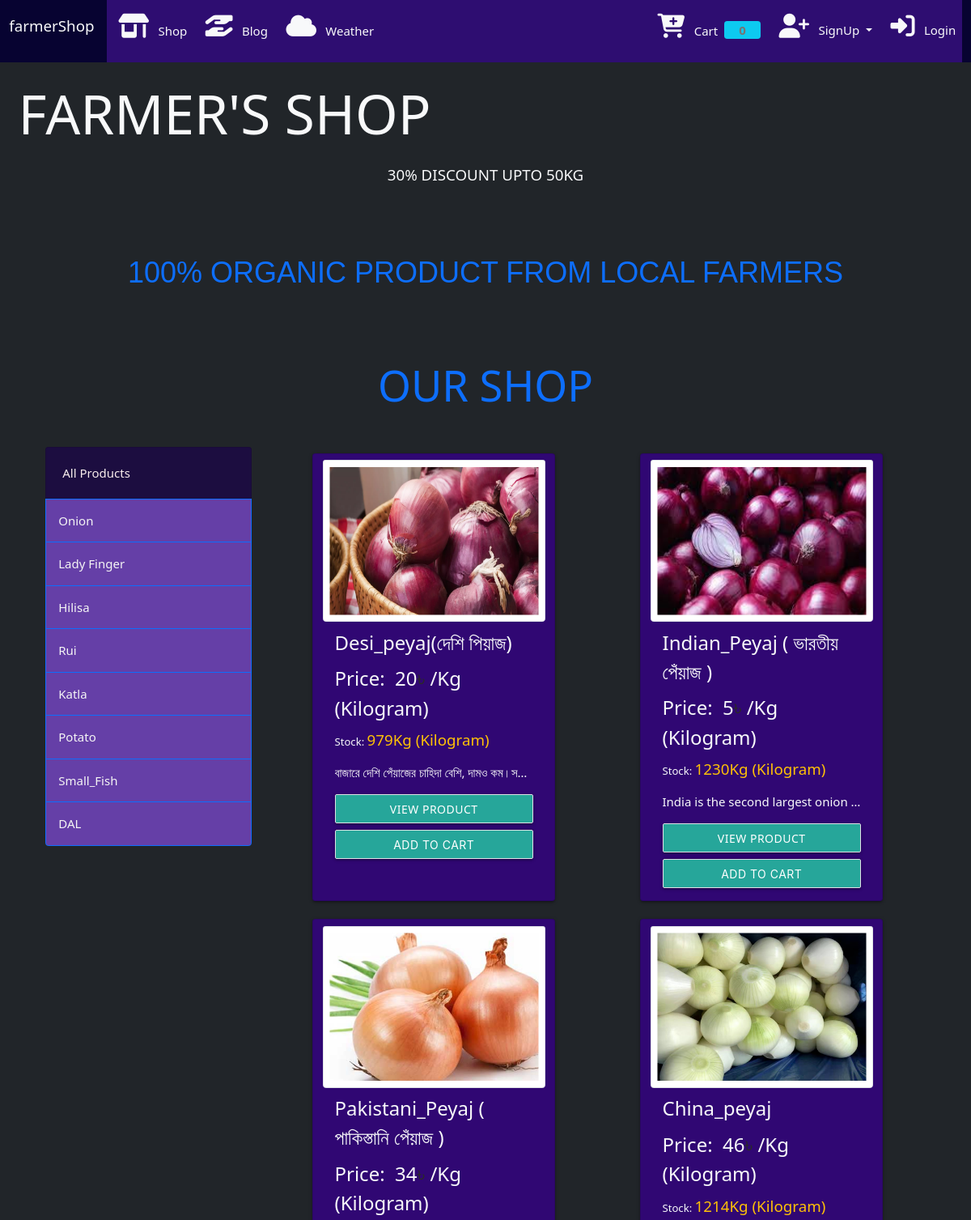
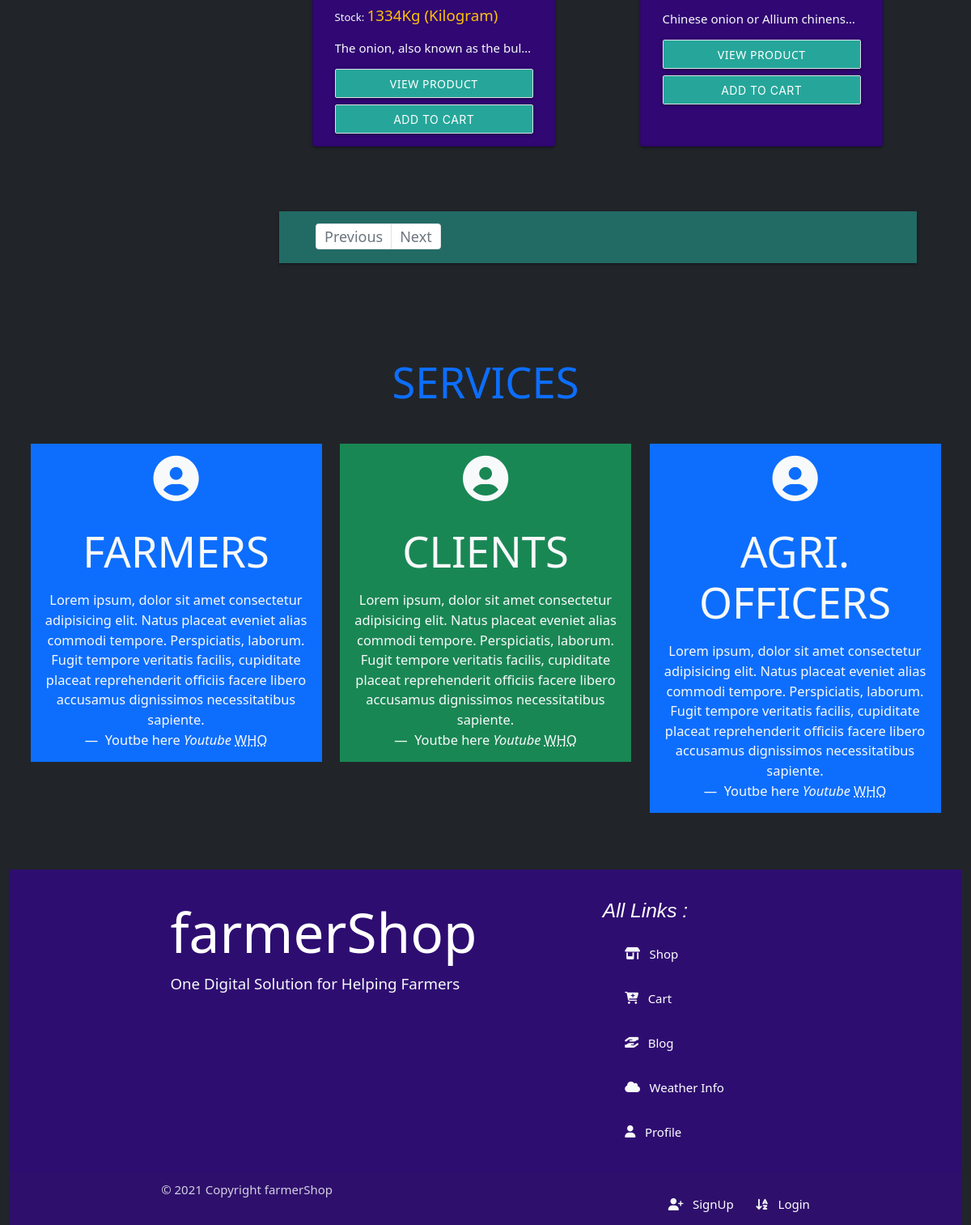
Screenshot of /?category_id=1 with the database file from the repository (2 pictures, top to bottom).
### Store/models/categories.py (models this page shows, shortened)
class Category(models.Model):
    name = models.CharField(max_length=50)
    @staticmethod
    def get_all_category():
        return Category.objects.all()

### Store/models/products.py (models this page shows, shortened)
class Product(models.Model):
    name = models.CharField(max_length=50)
    category = models.ForeignKey(Category, on_delete=models.CASCADE,  default=1)
    unit= models.ForeignKey(Unit_Type, on_delete=models.CASCADE,  default='kg')
    Unit_price = models.IntegerField(default=0)
    quantity = models.IntegerField(default=0)
    description = models.CharField(max_length=200, default='', null=True, blank=True)
    image = models.ImageField(upload_to = 'upload/productsImg/')
    krishok = models.ForeignKey(User, limit_choices_to= { 'groups__name': 'Farmer'}, on_delete=models.CASCADE, default=1)
    @staticmethod
    def get_all_products_by_id(category_id):
        if category_id:
            return Product.objects.filter(category = category_id)
        else:
            return Product.get_all_products()

### Store/models/unit_type.py (models this page shows)
class Unit_Type(models.Model):
    unit_name = models.CharField(max_length=50)
    def __str__(self):
        return self.unit_name

### Store/views.py (the view, shortened to what this page needs)
# urls.py: path('', views.index, name='home'),
def index(request):
    cart = request.session.get('cart')
    if not cart:
        request.session["cart"]= {}
    products = None
    categories = Category.get_all_category()
    categoryID = request.GET.get('category_id')
    if categoryID:
        products = Product.get_all_products_by_id(categoryID)
        if not products:
            print("No item")
            messages.error(request, "Opps! No products are available on this category")
    else:
        products = Product.get_all_products()
    data = {}
    data['products'] = products
    data['categories']= categories
    return render(request, 'store/index.html', data)

### Store/templatetags/cart.py (called while the page is built)
@register.filter(name='is_in_cart')#ei nam ta holo kon name template e use korbo oi nam,
def is_in_cart(product, cart):
    keys = cart.keys()
    for id in keys:
        if int(id) == product.id:
            return True
    return False

### Store/templates/store/index.html (shortened to what this page needs)
{% extends 'store/base.html' %}
{% block content %}
{% load cart %}
{% load custom_filter %}
<div class="container-fluid my-0 bg-dark">
    <div class="row ">
        <marquee scrolldelay="100" behavior="alternate" direction=""><h2 class="display-2 text-light text-uppercase ">
                Farmer's Shop
        </h2>
        <p class="lead text-light font-weight-bolder text-uppercase text-center ">30% discount upto 50kg </p>
</marquee>
    </div>
    <div class="row ">
        <div class="col-lg-12 ">
            <p class="lead text-primary font-weight-bolder text-uppercase text-center mt-5" style="font-size:36px; font-family: sans-serif;">100% Organic product from local Farmers </p>
        </div>
    </div>
    <div class="row">
        <div class="col-lg-12">
                <h3 class="display-4 my-5 text-center text-primary text-uppercase" id="love">Our Shop</h3>
                <div class="container-fluid mt-4">
                        <div class="row">
                    <div class="col-lg-3 col-sm-3 mx-auto cat">
                        <div class="list-group " >
                            <a id='cross' href="/"      class="list-group-item list-group-item-action "
                            style="background-color: rgb(28, 13, 64);color: rgb(247, 236, 236); padding: 20px;"
                            >
                                All Products</a>
                            {% for category in categories %}
                            <a  href="/?category_id={{category.id}}"      class="list-group-item list-group-item-action active" style="background-color: rgb(101, 63, 167); color: whitesmoke; padding: 15px;
                            ">
                                {{category.name}}
                            </a>
                            {% endfor %}
                        </div>
                    </div>
                        <div id="products" class="col-lg-9" >
                                    <div class="row mx-auto">
                                            {% for product in products %}
                                                <div class="card rounded mx-auto mb-3 text-light" class="card_all"
                                                style=" width: 20rem;
                                                background:rgb(48, 7, 115);" id="{{product.id}}">
                                                    <div class="col-lg-12 col-sm-12" style="height:200px;  width: auto">
                                                        <img  src="{{product.image.url}}" class="card-img-top responsive-img mt-2 p-2 img-fluid img-thumbnail "  alt="picture" style="height: 200px;">
                                                    </div>
                                                    <div class="card-body">
                                                    <p class="card-title ">{{product.name}}</p>
                                                    <p class="card-title"><span>Price:&nbsp; </span>{{product.Unit_price}}<b style="font-size:25px; color: rgb(43, 43, 37);">৳</b><span> /{{product.unit}}</span></p>
                                                    {% if product.quantity == 0 %}
                                                    <p class="small text-light">Stock: <span class="text-info lead"><mark class="text-danger">{{product.quantity}}</mark>{{product.unit}}</span> </p>
                                                    {% else %}
                                                    <p class="small text-light">Stock: <span class="text-warning lead">{{product.quantity}}{{product.unit}}</span> </p>
                                                    {% endif %}
                                                    <p class="card-text truncate">{{product.description| truncatewords:10}}</p>
                                                    <a href="{% url 'productDetails' product.id %}" class="btn btn-light border btn-sm btn-block form-control" style="margin-bottom: 7px;">View Product</a>
                                                    <div class="card-footer p-0 no-gutters">
                                                {% if product|is_in_cart:request.session.cart %}
                                                    {% for i in products.paginator.page_range %}
                                                        {% if i == products.number %}
                                                        {% endif %}
                                                    {% endfor %}
                                                    <div class="row no-gutters p-0 m-0" >
                                                        <form action="/?page={{i}}#{{product.id}}" method="POST" class="col-1 p-0 mr-2">
                                                            {% csrf_token %}
                                                            <input type="text" name="product" value="{{product.id}}" hidden>
                                                            <input type="text" name="remove" value="True" hidden>
                                                            <button type="submit" class=" btn btn-block btn-success">-</button>
                                    </form>
                                                            <div class="col text-center">
                                                                {{product|cart_quantity:request.session.cart}} in cart
                                                            </div>
                                                    <form action="/?page={{i}}#{{product.id}}" method="POST" class="formElement col-2 p-0 ml-3" sty>
                                                    {% csrf_token %}
                                                    <input type="text" name="product" value="{{product.id}}" hidden >
                                                    {% if product.quantity == product|cart_quantity:request.session.cart %}
                                                    <button type="submit" class=" btn btn-block btn-success" style="margin-left: -6px;" disabled>
                                                        +
                                                    </button>
                                                    {% else %}
                                                    <button type="submit" class=" btn btn-block btn-success" style="margin-left: -6px;" >
                                                        +
                                                    </button>
                                                    {% endif %}
                                                    </form>
                                                    </div>
                                                    {% else %}
                                                    <form action="/?page={{i}}#{{product.id}}" method="POST" class="formElement btn-block ">
                                                    {% if product.quantity == 0 %}
                                                    <input type="submit"  class="btn btn-light border btn-sm  form-control float-right disabled"  value="Add To Cart">
                                                    {% else %}
                                                    <input type="submit"  class="btn btn-light border btn-sm  form-control float-right "  value="Add To Cart">
                                                    {% endif %}
                                                    </form>
                                                    {% endif %}
                                                    </div>
                                                    </div>
                                                </div>
                                            {% endfor %}
                                    </div>
                                  <div class="row">
                                      <div class="col-lg-12 col-sm-12">
                                            <nav aria-label="..." class="mb-5 " style="background-color: rgb(34, 107, 101);">
                                                <ul class="pagination m-5">
                                                    {% if products.has_previous %}
                                                    <li class="page-item ">
                                                        <a class="page-link" href="?page={{ products.previous_page_number }}">Previous</a>
                                                    </li>
                                                    {% else %}
                                                    <li class="page-item disabled">
                                                        <a class="page-link" href="#" tabindex="-1" aria-disabled="true">Previous</a>
                                                    </li>
                                                    {% endif %}
                                                    {% if products.has_next %}
                                                    <li class="page-item ">
                                                        <a class="page-link" href="?page={{ products.next_page_number }}">Next</a>
                                                    </li>
                                                    {% else %}
                                                    <li class="page-item disabled">
                                                        <a class="page-link" href="#" tabindex="-1" aria-disabled="true">Next</a>
                                                    </li>
                                                    {% endif %}
                                                </ul>
                                            </nav>
                                      </div>
                                  </div>
                        </div>
                    </div>
                </div>
    </div>
    <div class="row  my-2 ">
            <h2 class="display-4 text-center my-4 text-primary text-uppercase"> Services</h2>
    </div>
    <div class="row p-3 ">
            <div class="col-lg-4 ">
                    <div class=" blockquote text-center text-light p-3 bg-primary">
                            <i class="fa-3x fas fa-user-circle text-center "></i>
                            <h3 class="display-4 text-uppercase">Farmers </h3>
                            <p class="small text-light ">Lorem ipsum, dolor sit amet consectetur adipisicing elit. Natus placeat eveniet alias commodi tempore. Perspiciatis, laborum. Fugit tempore veritatis facilis, cupiditate placeat reprehenderit officiis facere libero accusamus dignissimos necessitatibus sapiente.</p>
                            <footer class="blockquote-footer text-light">
                                    Youtbe here <cite>Youtube</cite>
                                 <abbr title="World health org.">WHO</abbr>
                            </footer>
                    </div>
            </div>
            <div class="col-lg-4 ">
                    <div class=" blockquote text-light text-center bg-success p-3">
                            <i class="fa-3x  fas fa-user-circle text-center"></i>
                            <h3 class="display-4 text-uppercase">Clients</h3>
                            <p class="small text-light">Lorem ipsum, dolor sit amet consectetur adipisicing elit. Natus placeat eveniet alias commodi tempore. Perspiciatis, laborum. Fugit tempore veritatis facilis, cupiditate placeat reprehenderit officiis facere libero accusamus dignissimos necessitatibus sapiente.</p>
                            <footer class="blockquote-footer text-light">
                                    Youtbe here <cite>Youtube</cite>
                                 <abbr title="World health org.">WHO</abbr>
                            </footer>
                    </div>
            </div>
            <div class="col-lg-4 ">
                    <div class=" blockquote p-3 text-center bg-primary text-light ">
                            <i class="fa-3x fas fa-user-circle text-center"></i>
                            <h3 class="display-4 text-uppercase">Agri. Officers </h3>
                            <p class="small text-light">Lorem ipsum, dolor sit amet consectetur adipisicing elit. Natus placeat eveniet alias commodi tempore. Perspiciatis, laborum. Fugit tempore veritatis facilis, cupiditate placeat reprehenderit officiis facere libero accusamus dignissimos necessitatibus sapiente.</p>
                            <footer class="blockquote-footer text-light">
                                    Youtbe here <cite>Youtube</cite>
                                 <abbr title="World health org.">WHO</abbr>
                            </footer>
                    </div>
            </div>
    </div>
</div>
{% endblock %}

### rows the page displays
Category: name "Onion"
Category: name "Lady Finger"
Category: name "Hilisa"
Category: name "Rui"
Category: name "Katla"
Category: name "Potato"
Category: name "Small_Fish"
Category: name "DAL"
Product: image (picture), name "Desi_peyaj(দেশি পিয়াজ)", Unit_price "20", unit "Kg (Kilogram)", quantity "979", description "বাজারে দেশি পেঁয়াজের চাহিদা বেশি, দামও কম।স…"
Product: image (picture), name "Indian_Peyaj ( ভারতীয় পেঁয়াজ )", Unit_price "5", unit "Kg (Kilogram)", quantity "1230", description "India is the second largest onion…"
Product: image (picture), name "Pakistani_Peyaj ( পাকিস্তানি পেঁয়াজ )", Unit_price "34", unit "Kg (Kilogram)", quantity "1334", description "The onion, also known as the bul…"
Product: image (picture), name "China_peyaj", Unit_price "46", unit "Kg (Kilogram)", quantity "1214", description "Chinese onion or Allium chinens…"

### other values shown
{{ request.session.cart.keys|length }} "0"
